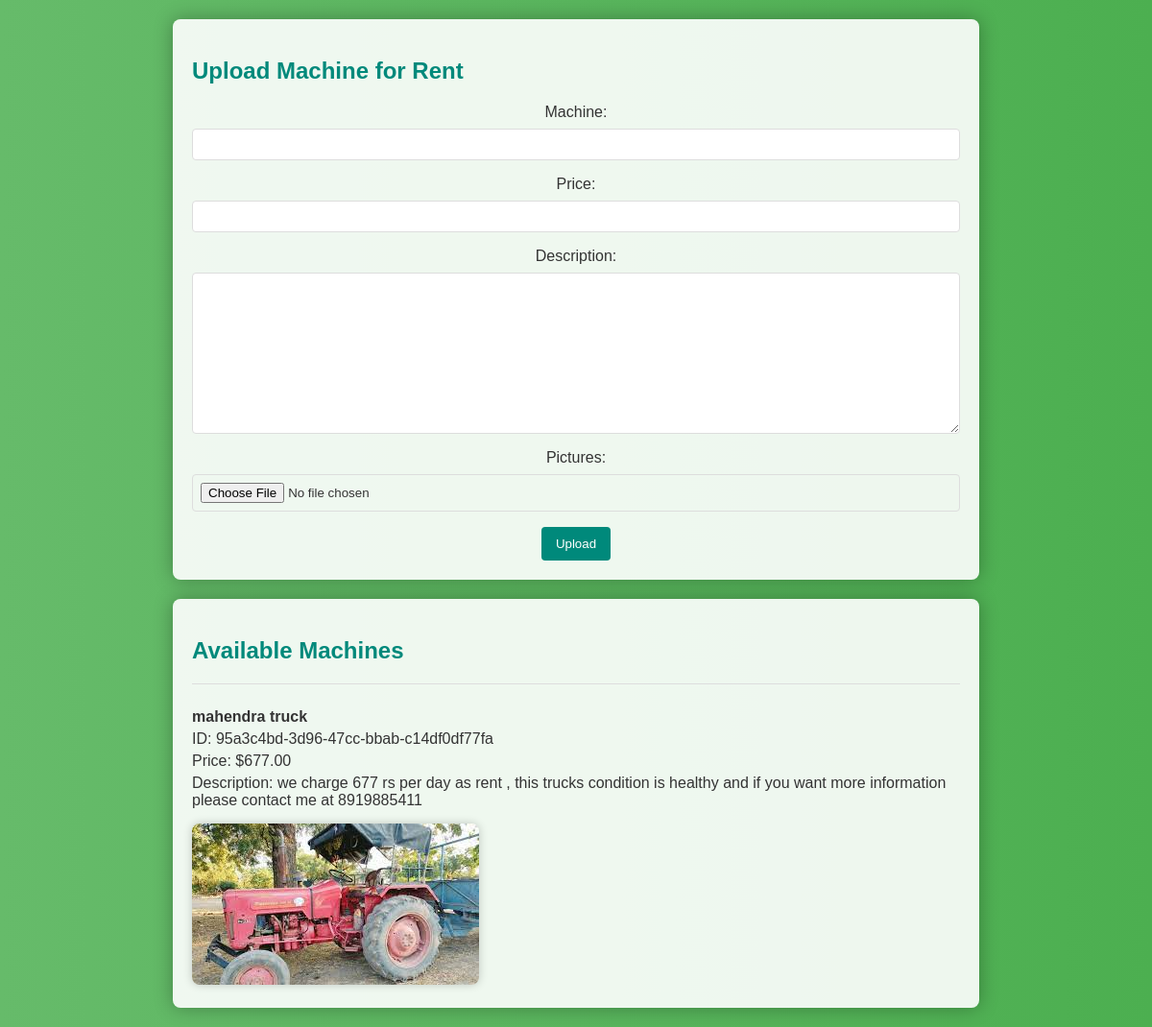
The page / on the database its author committed.
### formapp/models.py (models this page shows, shortened)
class MachineModel(models.Model):
    username = models.CharField(max_length=30)  # Assuming a CharField for simplicity
    machine = models.CharField(max_length=100)
    machine_id = models.UUIDField(default=uuid.uuid4, editable=False, unique=True)
    price = models.DecimalField(max_digits=10, decimal_places=2)
    pictures = models.ImageField(upload_to='machine_pics/')
    description = models.TextField()

### formapp/views.py (the view)
# urls.py: path('', home, name='home'),    # Add other URLs as needed
def home(request):
    available_machines = MachineModel.objects.all()
    user_profiles = UserProfileModel.objects.filter(username__in=available_machines.values('username'))
    if request.method == 'POST':
        form = MachineForm(request.POST, request.FILES)
        if form.is_valid():
            machine = form.save(commit=False)
            machine.username = request.user.username
            machine.save()
            return redirect('home')  # Redirect to home page after successful upload
    else:
        form = MachineForm()
    return render(request, 'home.html', {'form': form, 'available_machines': available_machines, 'user_profiles': user_profiles})

### formapp/forms.py
class MachineForm(forms.ModelForm):
    class Meta:
        model = MachineModel
        fields = ['machine', 'price', 'pictures', 'description']

### formapp/templates/home.html (shortened to what this page needs)
<!DOCTYPE html>
<html lang="en">
<head>
</head>
<body>
    <div class="container">
        <h2>Upload Machine for Rent</h2>
        <form method="post" enctype="multipart/form-data">
            <label for="id_machine">Machine:</label>
            {{ form.machine }}
            <label for="id_price">Price:</label>
            {{ form.price }}
            <label for="id_description">Description:</label>
            {{ form.description }}
            <label for="id_pictures">Pictures:</label>
            {{ form.pictures }}
            <button type="submit">Upload</button>
        </form>
    </div>
    <div class='container'>
        <h2>Available Machines</h2>
        {% for machine in available_machines %}
            <div class="machine-container">
                <p><strong>{{ machine.machine }}</strong></p>
                <p>ID: {{ machine.machine_id }}</p>
                <p>Price: ${{ machine.price }}</p>
                <p>Description: {{ machine.description }}</p>
                <img src="{{ machine.pictures.url }}" alt="{{ machine.machine }}">
            </div>
        {% endfor %}
    </div>
</body>
</html>

### formapp/templates/home.html (style rules this page uses)
body { font-family: 'Arial', sans-serif; background: linear-gradient(to right, #66bb6a, #4caf50); margin: 0; padding: 0; color: #fff; }
.container { max-width: 800px; margin: 20px auto; padding: 20px; background-color: rgba(255, 255, 255, 0.9); box-shadow: 0 0 20px rgba(0, 0, 0, 0.3); border-radius: 8px; color: #333; }
h2 { color: #00897b; margin-bottom: 20px; }
form { display: flex; flex-direction: column; align-items: center; }
label { margin-bottom: 8px; }
input, textarea { width: 100%; padding: 8px; margin-bottom: 16px; border: 1px solid #ddd; border-radius: 4px; box-sizing: border-box; }
button { background-color: #00897b; color: white; padding: 10px 15px; border: none; border-radius: 4px; cursor: pointer; }
img { max-width: 100%; height: auto; margin-top: 10px; border-radius: 8px; box-shadow: 0 0 10px rgba(0, 0, 0, 0.2); transition: transform 0.3s ease-in-out; }
.machine-container { border-top: 1px solid #ddd; margin-top: 20px; padding-top: 20px; }
p { margin: 5px 0; }

### rows shown on the page
MachineModel: machine "mahendra truck", machine_id "95a3c4bd-3d96-47cc-bbab-c14df0df77fa", price "677.00", description "we charge 677 rs per day as rent , this trucks condition is healthy and if you want more information please contact me at 8919885411", pictures (picture)
